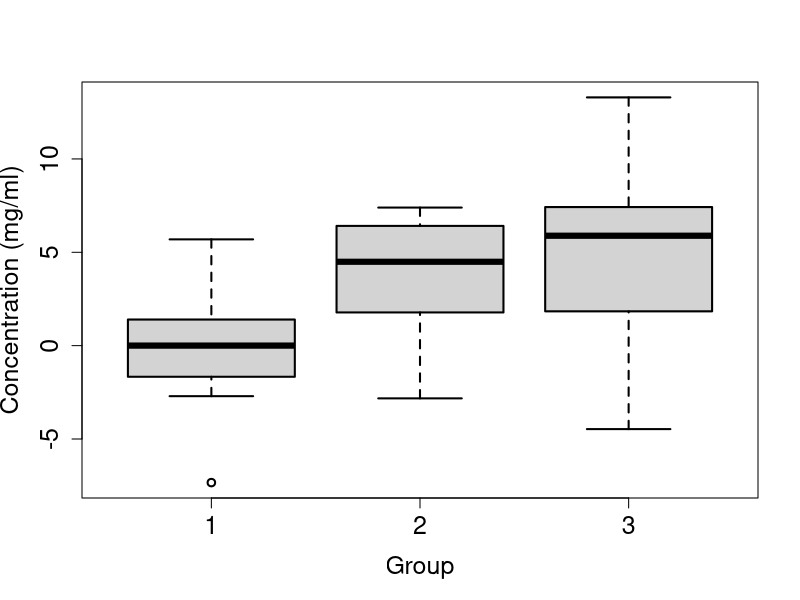
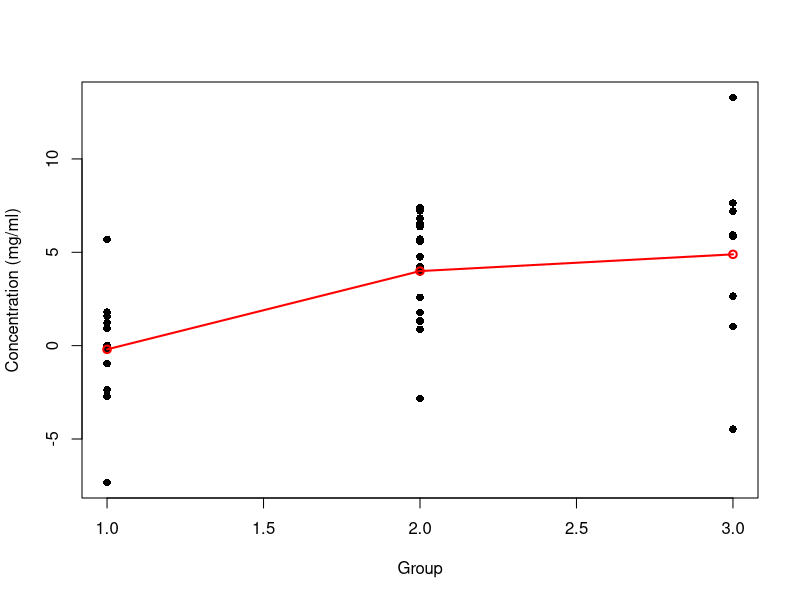
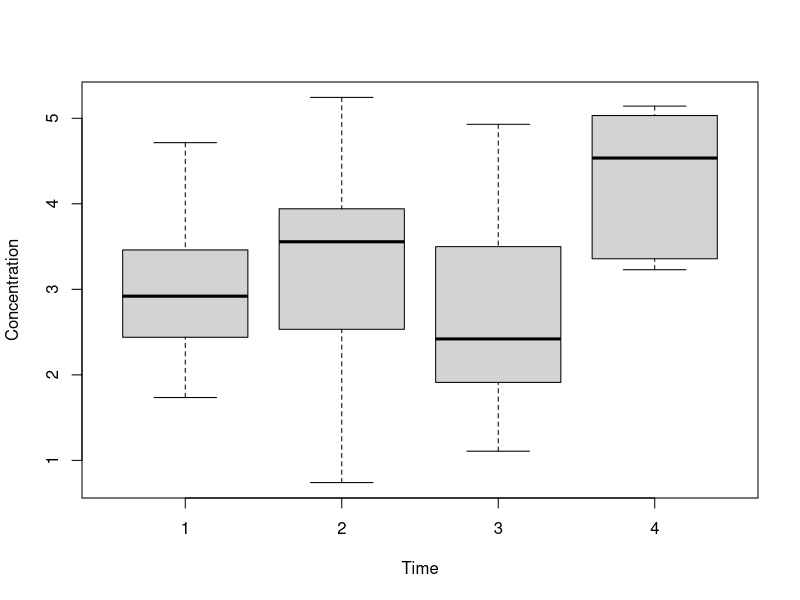
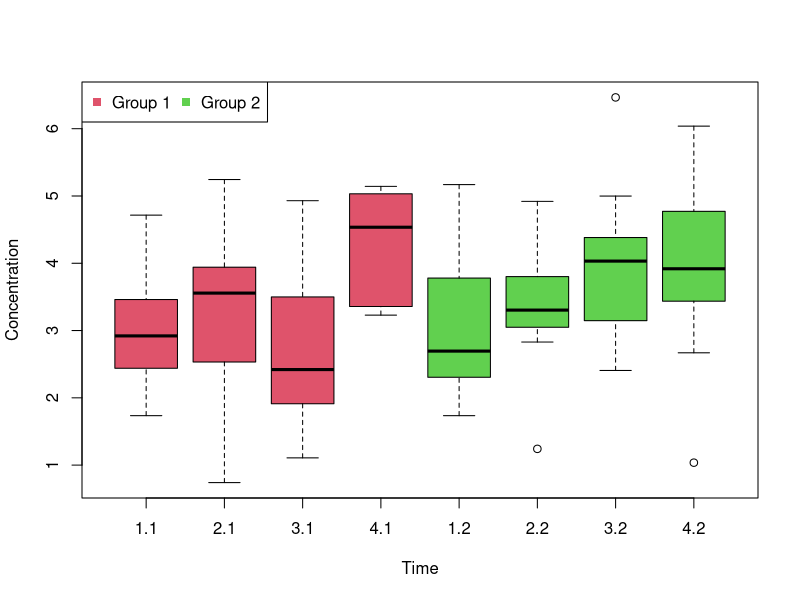

These charts were generated, in order, by the following R code:
## ---- chunk 1
n1 = 12
n2 = 18
n3 = 8
## ---- chunk 2
mu1 = 1
mu2 = 4.5
mu3 = 6
## ---- chunk 3
x1 = rnorm(n=n1, mean=mu1, sd=3)
x2 = rnorm(n=n2, mean=mu2, sd=3)
x3 = rnorm(n=n3, mean=mu3, sd=3)
## ---- chunk 4
boxplot(x1, x2, x3, cex.lab=1.5, cex.axis=1.5, xlab="Group", 
        ylab="Concentration (mg/ml)", names=c(1, 2, 3), lwd=2)

x = c(x1, x2, x3)
group = (c(rep('1', n1), rep('2', n2), rep('3', n3)))

aov.oneway = aov(x ~ group)
summary(aov.oneway)

## ---- chunk 5
plot(x ~ group,
     xlab="Group",
     ylab="Concentration (mg/ml)",
     pch=16)

# mean of the first group
tr1<-summary.lm(aov.oneway)$coefficients[1,1] 
# mean of the second group
tr2<-tr1+summary.lm(aov.oneway)$coefficients[2,1] 
# mean of the second group
tr3<-tr1+summary.lm(aov.oneway)$coefficients[3,1] 

points(c(1,2,3),c(tr1,tr2,tr3),col='red',lwd=2)
lines(c(1,2,3),c(tr1,tr2,tr3),col='red',lwd=2)

## ---- chunk 6
(t1 = t.test(x1, x2))
(t2 = t.test(x1, x3))
(t3 = t.test(x2, x3))

## Using bonferroni correction we can adjust the p-values 
p.adjust(p = c(t1$p.value, t2$p.value, t3$p.value), method = "bonferroni")
## ---- chunk 7

x1 = rnorm(n=n1, mean=mu1, sd=5)
x2 = rnorm(n=n2, mean=mu2, sd=5)
x3 = rnorm(n=n3, mean=mu3, sd=5)

x = c(x1, x2, x3)
group = (c(rep('1', n1), rep('2', n2), rep('3', n3)))

aov.oneway = aov(x ~ group)
summary(aov.oneway)

## ---- chunk 8
X <- read.csv("./data/Exercise_8_3_Repeated_OneWay.csv", sep=";")
str(X)
## ---- chunk 9
boxplot(X$Concentration ~ X$Time, 
        xlab="Time", 
        ylab="Concentration")

summary(aov(X$Concentration ~ X$Time))
## ---- chunk 10
summary(aov(X$Concentration ~ X$Time + Error(X$Patient)))
## ---- chunk 11
X = read.csv("./data/Exercise_8_3_Repeated_TwoWay.csv", sep=";")
str(X)

boxplot(X$Concentration ~ X$Time + X$Group, 
        xlab="Time", 
        ylab="Concentration", 
        col=c(2,2,2,2,3,3,3,3)
        )

#3.1 means time 3 group 1

legend("topleft", c("Group 1", "Group 2"), col=c(2,3), ncol=2, pch=15)

## ---- chunk 12
#Without information of repeated measures; and with intreacttions
summary(aov(X$Concentration ~ X$Time + X$Group + X$Time:X$Group))

### With information of repeated measures
summary(aov(X$Concentration ~ X$Time + X$Group + X$Time:X$Group + Error(X$Patient)))
